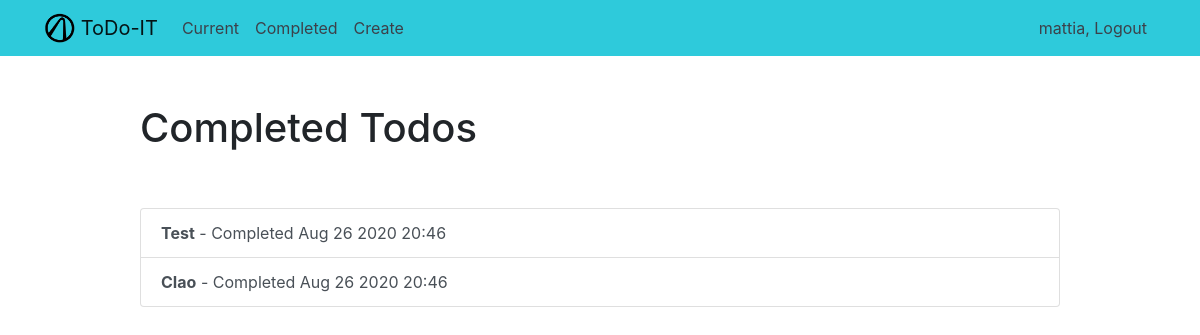
The app's page /completed/ (signed in) with its own data.
### todo/models.py (models this page shows, shortened)
class Todo(models.Model):
    title = models.CharField(max_length=100)
    memo = models.TextField(blank=True)
    created = models.DateTimeField(auto_now_add=True)
    datecompleted = models.DateTimeField(null=True)
    expire = models.DateField(auto_now_add=False, blank=True, null=True)
    important = models.BooleanField(default=False)
    user = models.ForeignKey(User, on_delete=models.CASCADE)

### todo/views.py (the view)
# urls.py: path('completed/', views.completetodos, name='completetodos'),
@login_required
def completetodos(request):
    todos = Todo.objects.filter(user=request.user, datecompleted__isnull=False).order_by('-datecompleted')
    return render(request, 'todo/completedtodos.html', {'todos': todos})

### templates/todo/completedtodos.html
{% extends "todo/base.html" %}
{% block content %}
    <div class="row justify-content-center mt-5">
        <div class="col-md-10">
            <h1>Completed Todos</h1>
        </div>
    </div>
    <div class="row justify-content-center mt-5">
        <div class="col-md-10">
            <div class="list-group">
                {% for todo in todos %}
                    <a href="{% url 'viewtodo' todo.id %}" class="list-group-item list-group-item-action{% if todo.important %} list-group-item-danger{% endif %}"><b>{{ todo.title }}</b> - Completed {{ todo.datecompleted|date:'M j Y H:i' }}</a>
                {% endfor %}
            </div>
        </div>
    </div>
{% endblock %}

### templates/todo/base.html (shortened to what this page needs)
{% load static %}
<!doctype html>
<html lang="en">
<head>
    <link rel="stylesheet" href="https://stackpath.bootstrapcdn.com/bootstrap/4.4.1/css/bootstrap.min.css">
</head>
<body>
<nav class="navbar navbar-expand-md navbar-light bg-test">
<div class="container">
    <a class="navbar-brand" href="{% url 'home' %}">
        {% if user.username == 'NGobbux' %}
            <img src="{% static 'todo/nico.png' %}" width="30" height="30" class="d-inline-block align-top">
        {% elif user.username == 'TrashVizier' or user.username == 'mattia' %}
            <img src="{% static 'todo/vault.png' %}" width="30" height="30" class="d-inline-block align-top">
            {% elif user.username == 'hinoky' %}
            <img src="{% static 'todo/doom.png' %}" width="auto" height="32" class="d-inline-block align-top">
        {% else %}
            <img src="{% static 'todo/logo.png' %}" width="30" height="30" class="d-inline-block align-top">
        {% endif %}
        <span>ToDo-IT</span>
    </a>
    <div class="collapse navbar-collapse" id="navbarNav">
    {% if user.is_authenticated %}
        <ul class="navbar-nav mr-auto">
                <li class="nav-item {{ current }}">
                    <a class="nav-link " href="{% url 'currenttodos' %}">Current</a>
                </li>
                <li class="nav-item {{ completed }}">
                    <a class="nav-link" href="{% url 'completetodos' %}">Completed</a>
                </li>
                <li class="nav-item {{ create }}">
                    <a class="text-secondary nav-link" href="{% url 'createtodo' %}">Create</a>
                </li>
        </ul>
    {% endif %}
    <ul class="navbar-nav ml-auto">
            {% if user.is_authenticated %}
                <li class="nav-item">
                    <a href="#" onclick="$('#signOutBtn').click()" class="nav-link">{{ user.username }}, Logout</a>
                </li>
            {% endif %}
        </ul>
    </div>
</div>
</nav>
<div class="container">
{% block content %}{% endblock %}
</div>
</body>
</html>

### templates/todo/base.html (style rules this page uses)
.nav-link { color: #3c414a !important; }
.bg-test { background-color: #2ecadb !important; }

### records on screen
Todo: title "Test", datecompleted "Aug 26 2020 20:46"
Todo: title "CIao", datecompleted "Aug 26 2020 20:46"

### other values on screen
{{ user.username }} "mattia"
